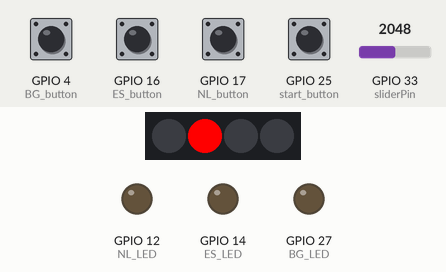
The sketch below on a simulated ESP32. Shown: 4 RGB LEDs in strip order, left to right, output pins drawn as LEDs (lit = HIGH). The inputs (shaded band) are chosen by the test bench; at power-on: GPIO 4 (BG_button), GPIO 16 (ES_button), GPIO 17 (NL_button), GPIO 25 (start_button) HIGH, GPIO 33 (sliderPin) = 2048. WiFi joins after 1.5 s; servers stay silent unless stated; random numbers use the default seed unless the sketch sets one; no MQTT or app messages arrive unless stated; what the sketch prints to the serial monitor is not drawn.

Above: at 2.7 s.
2.8 s: GPIO 4 (BG_button) pulled LOW for 0.15 s
At 3.9 s:
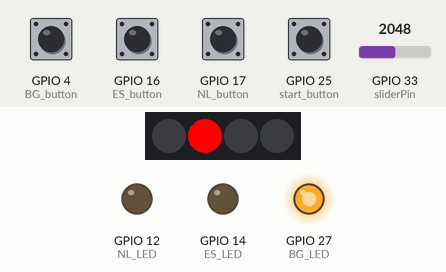
4.4 s: GPIO 16 (ES_button) pulled LOW for 0.15 s
At 5.1 s:
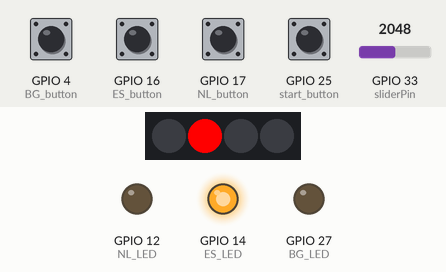
6.0 s: GPIO 17 (NL_button) pulled LOW for 0.15 s
At 6.4 s:
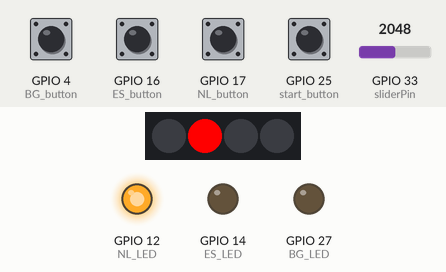
7.6 s: GPIO 33 (sliderPin) set to 960
At 8.8 s:
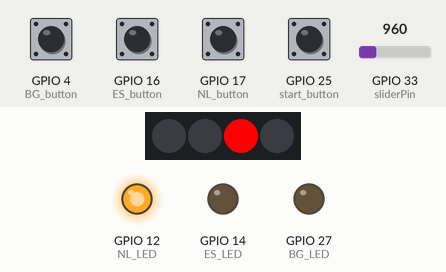
10.7 s: GPIO 33 (sliderPin) set to 0
At 11.1 s:
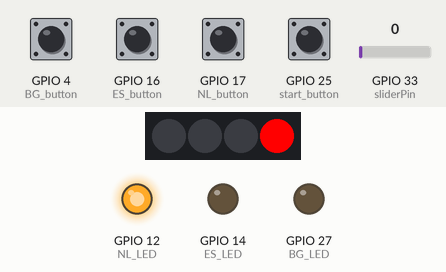
Timing chart, 0 to 13.2 s (numbered marks = the images above; inputs shaded):
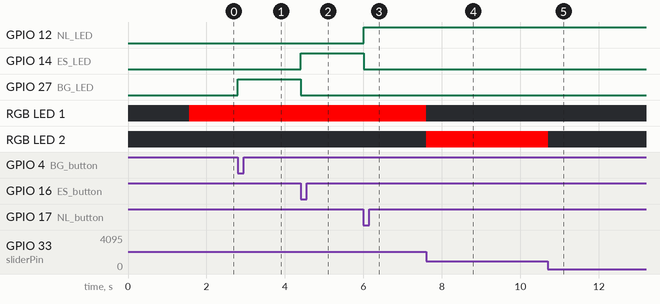

Measured:
- after the input at 2.8 s, GPIO 27 (BG_LED): LOW → HIGH at once
- after the input at 4.4 s, GPIO 14 (ES_LED): LOW → HIGH at once; GPIO 27 (BG_LED): HIGH → LOW at once
- after the input at 6.0 s, GPIO 12 (NL_LED): LOW → HIGH at once; GPIO 14 (ES_LED): HIGH → LOW at once
- after the input at 7.6 s, RGB LED 1: RGB(255, 0, 0) → off at once; RGB LED 2: off → RGB(255, 0, 0) at once
- after the input at 10.7 s, RGB LED 2: RGB(255, 0, 0) → off at once

The sketch:

slider.ino
```cpp
#include <WiFi.h>
#include <PubSubClient.h>

// WiFi credentials
const char* ssid = "pana";
const char* password = "bingbong8202";

// MQTT broker settings
const char* mqtt_server = "192.168.1.235";
const int mqtt_port = 1883;
const char* mqtt_user = "";
const char* mqtt_password = "";

// MQTT topics
const char* topic_publish = "esp32/sensor";
const char* topic_subscribe = "esp32/control";

// Client objects
WiFiClient espClient;
PubSubClient client(espClient);
#include <FastLED.h>

#define NUN_LEDS 4
#define LED_Strip 18

int sliderPin = 33;
int year;
int NL_button = 17;
int ES_button = 16;
int BG_button = 4;
int start_button = 25;

int buttonState;
int lastButtonState = LOW;

unsigned long lastDebounceTime = 0;
unsigned long debounceDelay = 50;

bool start = false;
String country;
int NL_LED = 12;
int ES_LED = 14;
int BG_LED = 27;
CRGB leds[NUN_LEDS];
void setup() {
  // put your setup code here, to run once:
  pinMode(sliderPin, INPUT);
  pinMode(NL_button, INPUT_PULLUP);
  pinMode(ES_button, INPUT_PULLUP);
  pinMode(BG_button, INPUT_PULLUP);
  pinMode(start_button, INPUT_PULLUP);
  pinMode(NL_LED, OUTPUT);
  pinMode(ES_LED, OUTPUT);
  pinMode(BG_LED, OUTPUT);
  pinMode(LED_Strip, OUTPUT);
  Serial.begin(115200);
  FastLED.addLeds<NEOPIXEL, LED_Strip>(leds, NUN_LEDS);

  // Connect to WiFi
  setup_wifi();

  // Configure MQTT
  client.setServer(mqtt_server, mqtt_port);
  client.setCallback(callback);
}

void setup_wifi() {
  delay(10);
  Serial.println();
  Serial.print("Connecting to ");
  Serial.println(ssid);

  WiFi.begin(ssid, password);

  while (WiFi.status() != WL_CONNECTED) {
    delay(500);
    Serial.print(".");
  }

  Serial.println("");
  Serial.println("WiFi connected");
  Serial.println("IP address: ");
  Serial.println(WiFi.localIP());
}

void callback(char* topic, byte* payload, unsigned int length) {
  Serial.print("Message arrived [");
  Serial.print(topic);
  Serial.print("] ");

  String message = "";
  for (int i = 0; i < length; i++) {
    message += (char)payload[i];
  }
  Serial.println(message);
}

void reconnect() {
  // Loop until we're reconnected
  while (!client.connected()) {
    Serial.print("Attempting MQTT connection...");

    // Create a random client ID
    String clientId = "ESP32Client-";
    clientId += String(random(0xffff), HEX);

    // Attempt to connect
    if (client.connect(clientId.c_str(), mqtt_user, mqtt_password)) {
      Serial.println("connected");

      // Subscribe to control topic
      // client.subscribe(topic_subscribe);
      // Serial.print("Subscribed to: ");
      // Serial.println(topic_subscribe);

      // Publish connection message
      client.publish(topic_publish, "ESP32 connected");

    } else {
      Serial.print("failed, rc=");
      Serial.print(client.state());
      Serial.println(" try again in 5 seconds");
      delay(5000);
    }
  }
}
const int RATE_LIMIT_MS = 1000;
int lastMsgMs = -1;

void publish_state() {
  unsigned long now = millis();
  if (lastMsgMs != -1 && now - lastMsgMs < RATE_LIMIT_MS) {
    return;
  }
  lastMsgMs = now;

  Serial.print("Publishing state: ");
  Serial.print(year);
  Serial.print(',');
  Serial.println(country);

  char yearStr[6];
  itoa(year, yearStr, 10);  // convert int year to C-string
  client.publish("setvar/year", yearStr);

  client.publish("setvar/country", country.c_str());
}
void loop() {

  if (!client.connected()) {
    reconnect();
  }
  client.loop();
  int startButtonReading = digitalRead(start_button);
  fill_solid(leds, NUN_LEDS, CRGB::Black);
  float voltage = analogRead(sliderPin);
  voltage = voltage * 5 / 4095;
  if (voltage <= 0.15) {
    year = 2021;
    leds[3] = CRGB::Red;
  }
  if (voltage > 0.15 && voltage <= 1.20) {
    year = 2016;
    leds[2] = CRGB::Red;
  }
  if (voltage > 1.20 && voltage <= 4.5) {
    year = 2011;
    leds[1] = CRGB::Red;
  }
  if (voltage > 4.5) {
    year = 2006;
    leds[0] = CRGB::Red;
  }

  if (startButtonReading != lastButtonState) {
    lastDebounceTime = millis();
  }

  if ((millis() - lastDebounceTime) > debounceDelay) {
    if (startButtonReading != buttonState) {
      buttonState = startButtonReading;

      if (buttonState == LOW) {
        start = true;
        // Serial.println("START");
      }
    }
  }

  if (digitalRead(NL_button) == LOW) {
    country = "NL";
    digitalWrite(NL_LED, HIGH);
    digitalWrite(ES_LED, LOW);
    digitalWrite(BG_LED, LOW);
  }
  if (digitalRead(ES_button) == LOW) {
    country = "ES";
    digitalWrite(NL_LED, LOW);
    digitalWrite(ES_LED, HIGH);
    digitalWrite(BG_LED, LOW);
  }
  if (digitalRead(BG_button) == LOW) {
    country = "BG";
    digitalWrite(NL_LED, LOW);
    digitalWrite(ES_LED, LOW);
    digitalWrite(BG_LED, HIGH);
  }
  if (start) {
    Serial.print(voltage);
    Serial.print(',');
    Serial.print(year);
    Serial.print(',');
    Serial.println(country);

    publish_state();
    start = false;
  }

  lastButtonState = startButtonReading;
  FastLED.show();
}
```
